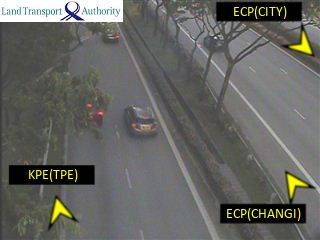
#> input picture img/img1.jpg, 320 x 240 px
$ python -i car_detection.py   (imports and definitions only)
#> lines starting #> are read from the running program, lines starting #| are printed output that depends on the picture
from PIL import Image
from PIL import ImageFile
import cv2
import numpy as np
import requests
import json
import requests
from datetime import datetime
ImageFile.LOAD_TRUNCATED_IMAGES = True

# [23 lines left out: function get_response, not called in this run]

def Car_Detection(path):
#> called with path = '../img/img1.jpg'
    image = Image.open(path)
#> image is the input picture: PIL image 320x240 RGB; mean R, G, B 102, 102.2, 97.9
    image = image.resize((450,250))
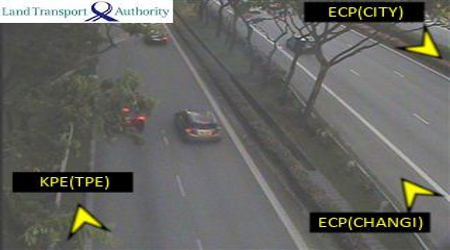
#> image: PIL image 450x250 RGB; mean R, G, B 102, 102.2, 97.9
    image_arr = np.array(image)
    grey = cv2.cvtColor(image_arr,cv2.COLOR_BGR2GRAY)
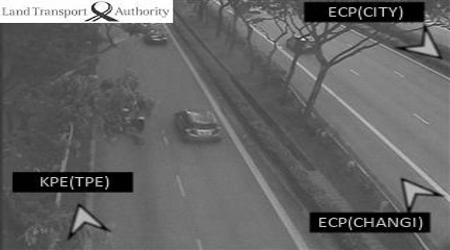
#> grey: shape (250, 450); min 0, max 255, mean 100.9
    Image.fromarray(grey)
    blur = cv2.GaussianBlur(grey,(5,5),0)
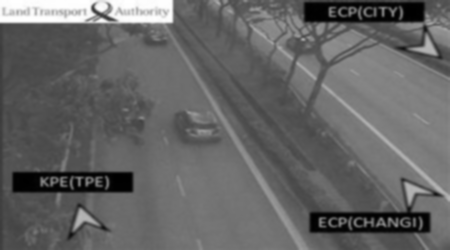
#> blur: shape (250, 450); min 0, max 255, mean 100.9
    Image.fromarray(blur)
    dilated = cv2.dilate(blur,np.ones((3,3)))
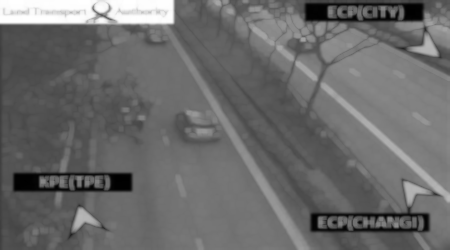
#> dilated: shape (250, 450); min 0, max 255, mean 106.6
    Image.fromarray(dilated)
    kernel = cv2.getStructuringElement(cv2.MORPH_ELLIPSE, (2, 2))
    closing = cv2.morphologyEx(dilated, cv2.MORPH_CLOSE, kernel)
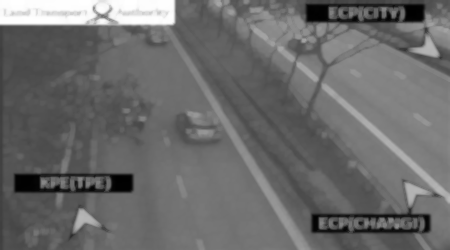
#> closing: shape (250, 450); min 0, max 255, mean 106.9
    Image.fromarray(closing)
    car_cascade = cv2.CascadeClassifier('cars.xml')
    cars = car_cascade.detectMultiScale(closing, 1.1, 1)
#> cars = [[52, 167, 39, 39], [348, 208, 35, 35], [318, 208, 38, 38], [382, 206, 42, 42], [304, 196, 54, 54]]
    return len(cars)

# [22 lines left out: function cal, not called in this run]

>>> result = Car_Detection('../img/img1.jpg')
#> result = 5

$ run again, on img/img10.jpg
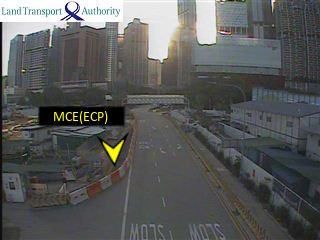
#> input picture img/img10.jpg, 320 x 240 px
#> in Car_Detection, image is the input picture: PIL image 320x240 RGB; mean R, G, B 89, 90.6, 89.5
#> in Car_Detection, `image = image.resize((450,250))`:
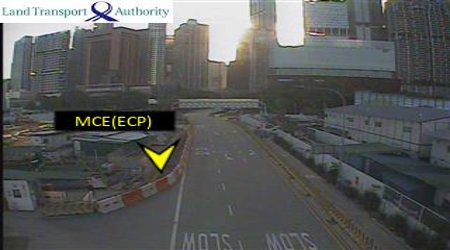
#> image: PIL image 450x250 RGB; mean R, G, B 89, 90.6, 89.5
#> in Car_Detection, `dilated = cv2.dilate(blur,np.ones((3,3)))`:
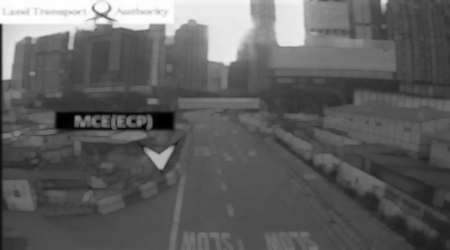
#> dilated: shape (250, 450); min 0, max 255, mean 95.4
#> cars = [[366, 20, 28, 28], [233, 92, 30, 30], [146, 104, 35, 35], [120, 108, 34, 34], [374, 194, 45, 45]]
#> result = 5

$ run again, on img/img11.jpg
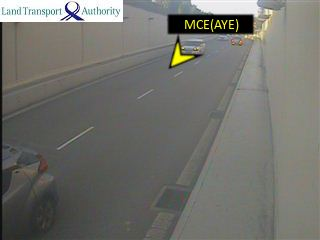
#> input picture img/img11.jpg, 320 x 240 px
#> in Car_Detection, image is the input picture: PIL image 320x240 RGB; mean R, G, B 113.4, 113.4, 108.2
#> image: PIL image 450x250 RGB
#> in Car_Detection, `blur = cv2.GaussianBlur(grey,(5,5),0)`:
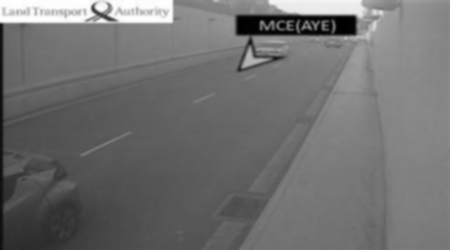
#> blur: shape (250, 450); min 0, max 255, mean 111.8
#> in Car_Detection, `dilated = cv2.dilate(blur,np.ones((3,3)))`:
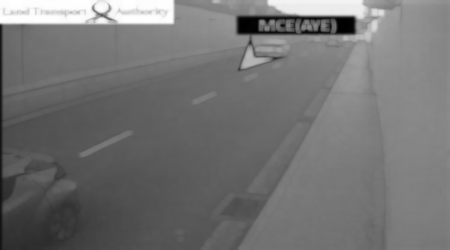
#> dilated: shape (250, 450); min 0, max 255, mean 114.8
#> cars = [[298, 15, 29, 29], [258, 16, 28, 28]]
#> result = 2

$ run again, on img/img12.jpg
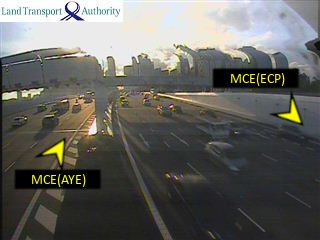
#> input picture img/img12.jpg, 320 x 240 px
#> in Car_Detection, image is the input picture: PIL image 320x240 RGB; mean R, G, B 101.2, 101.1, 96.4
#> in Car_Detection, `image = image.resize((450,250))`:
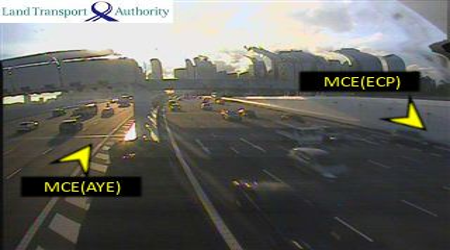
#> image: PIL image 450x250 RGB; mean R, G, B 101.2, 101.2, 96.4
#> in Car_Detection, `closing = cv2.morphologyEx(dilated, cv2.MORPH_CLOSE, kernel)`:
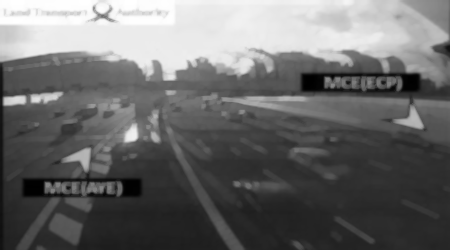
#> closing: shape (250, 450); min 0, max 255, mean 106.2
#> cars = [[56, 110, 30, 30], [330, 65, 41, 41], [361, 64, 44, 44]]
#> result = 3
